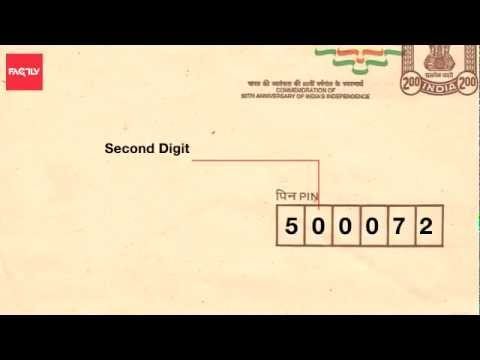
#> input picture hqdefault.jpg, 480 x 360 px
$ python OCR_New.py
#> lines starting #> are read from the running program, lines starting #| are printed output that depends on the picture
import cv2
import numpy as np
import itertools

def CropImage():
	img = cv2.imread('hqdefault.jpg')
#> img is the input picture: shape (360, 480, 3); mean B, G, R 143, 170.3, 185.4
	img_gray = cv2.cvtColor(img, cv2.COLOR_BGR2GRAY)
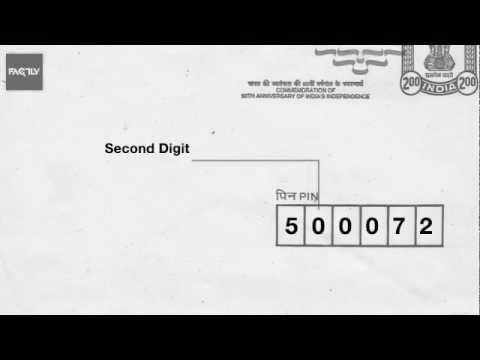
#> img_gray: shape (360, 480); min 0, max 254, mean 171.8

	x, y = img_gray.shape
#> x = 360; y = 480
	x_new = int(x/2)
#> x_new = 180
	y_new = int(y/2)
#> y_new = 240

	crop_img = img_gray[x_new:x, y_new:y]
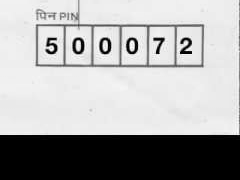
#> crop_img: shape (180, 240); min 0, max 254, mean 168.7

	cv2.imshow("Image", crop_img)
	cv2.waitKey(0)
	cv2.imwrite('01.png',crop_img)

CropImage()
